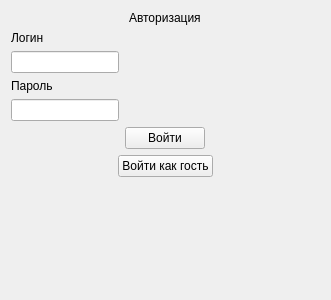
<?xml version="1.0" encoding="UTF-8"?>
<ui version="4.0">
 <class>Form</class>
 <widget class="QWidget" name="Form">
  <property name="geometry">
   <rect>
    <x>0</x>
    <y>0</y>
    <width>331</width>
    <height>300</height>
   </rect>
  </property>
  <property name="windowTitle">
   <string>Авторизация</string>
  </property>
  <layout class="QVBoxLayout" name="verticalLayout_2">
   <item>
    <layout class="QVBoxLayout" name="verticalLayout">
     <item alignment="Qt::AlignHCenter|Qt::AlignTop">
      <widget class="QLabel" name="label">
       <property name="text">
        <string>Авторизация</string>
       </property>
      </widget>
     </item>
     <item alignment="Qt::AlignLeft">
      <widget class="QLabel" name="label_login">
       <property name="text">
        <string>Логин</string>
       </property>
      </widget>
     </item>
     <item alignment="Qt::AlignLeft">
      <widget class="QLineEdit" name="lineEdit_login"/>
     </item>
     <item>
      <widget class="QLabel" name="label_pass">
       <property name="text">
        <string>Пароль</string>
       </property>
      </widget>
     </item>
     <item alignment="Qt::AlignLeft">
      <widget class="QLineEdit" name="lineEdit_pass"/>
     </item>
     <item alignment="Qt::AlignHCenter">
      <widget class="QPushButton" name="pushButton_user">
       <property name="text">
        <string>Войти</string>
       </property>
      </widget>
     </item>
     <item alignment="Qt::AlignHCenter">
      <widget class="QPushButton" name="pushButton_guest">
       <property name="text">
        <string>Войти как гость</string>
       </property>
      </widget>
     </item>
    </layout>
   </item>
   <item>
    <spacer name="verticalSpacer">
     <property name="orientation">
      <enum>Qt::Vertical</enum>
     </property>
     <property name="sizeHint" stdset="0">
      <size>
       <width>20</width>
       <height>40</height>
      </size>
     </property>
    </spacer>
   </item>
  </layout>
 </widget>
 <resources/>
 <connections/>
</ui>
